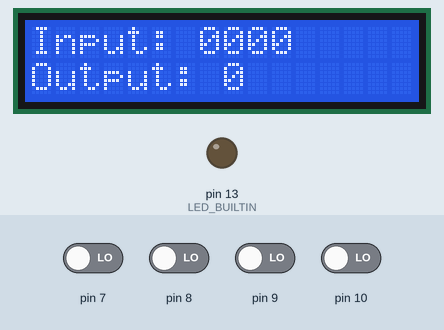
Bench run of a sketch on a simulated Arduino Uno, built with avr-gcc and run on an emulated ATmega328P. Parts: 16×2 character LCD, output pins drawn as LEDs (lit = HIGH). The inputs (shaded band) are chosen by the test bench; at power-on: pin 7–10 LOW.

Above: at 1.2 s.
1.3 s: pin 7 driven HIGH
At 1.9 s:
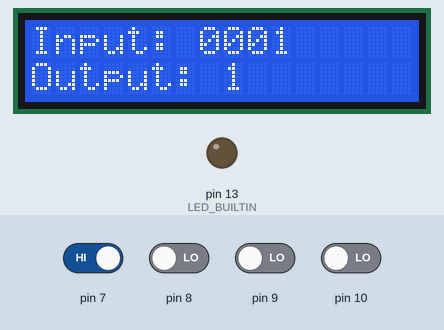
4.3 s: pin 8 driven HIGH
At 5.0 s:
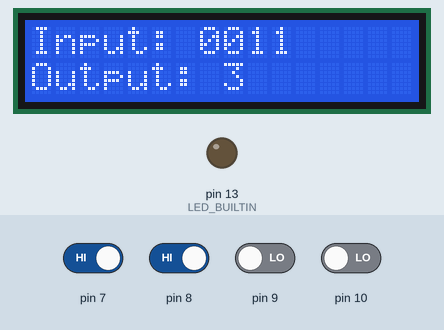
6.1 s: pin 9 driven HIGH
At 6.4 s:
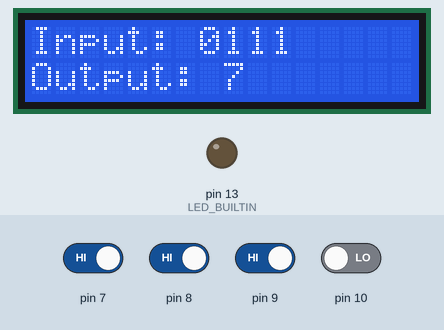
7.6 s: pin 10 driven HIGH
At 8.0 s:
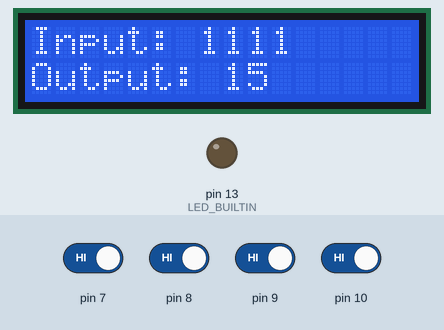
9.1 s: pin 7 driven LOW
At 9.5 s:
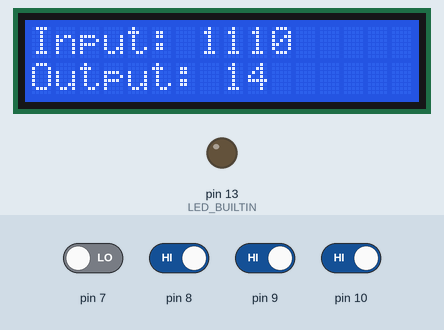
10.6 s: pin 8 driven LOW
At 11.0 s:
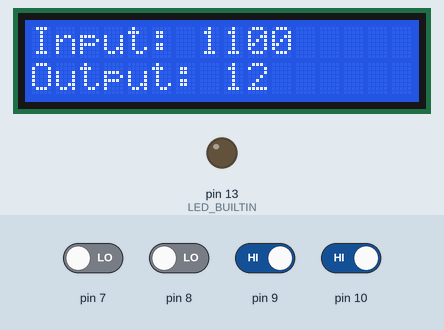
Timing chart, 0 to 13.1 s (numbered marks = the images above; inputs shaded):
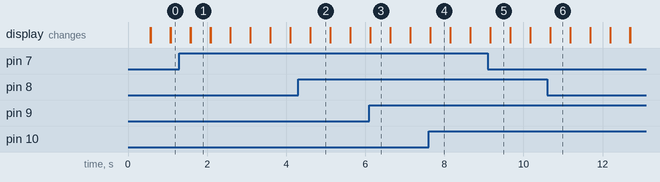

The sketch:

4bitbintodeci.ino
```cpp
#include <LiquidCrystal.h>
//LCD Initialize
const int rs = 12, en = 11, d4 = 5, d5 = 4, d6 = 3, d7 = 2;
LiquidCrystal lcd(rs, en, d4, d5, d6, d7);

void setup()
{
  lcd.begin(16, 2);
  lcd.setCursor(0, 0);
  // Print a message to the LCD.
  pinMode(LED_BUILTIN, OUTPUT);
}

void loop()
{
  lcd.setCursor(0, 0);
  lcd.print("Input: ");
  checkinputt();
  convtobin();
  delay(500);
  lcd.clear();
}

//Checks the switch status and converts it to 4 bit binary
void checkinputt()
{
    if(digitalRead(10)==1)
  {
    lcd.print("1");
  }
  else if(digitalRead(10)==0)
  {
	lcd.print("0");
  }
  if(digitalRead(9)==1)
  {
    lcd.print("1");
  }
  else if(digitalRead(9)==0){
	lcd.print("0");
  }
  if(digitalRead(8)==1)
  {
    lcd.print("1");
  }
  else if(digitalRead(8)==0){
	lcd.print("0");
  }
  if(digitalRead(7)==1)
  {
    lcd.print("1");
  }
  else if(digitalRead(7)==0){
	lcd.print("0");
  }

}
//The logic to convert binary to decimal
void convtobin()
{
 int num = 0;
  	if(digitalRead(10)==1)
    {
     num+=8;
    }
  if(digitalRead(9)==1)
    {
     num+=4;
    }
  if(digitalRead(8)==1)
    {
     num+=2;
    }
  if(digitalRead(7)==1)
    {
     num+=1;
    }
  	lcd.setCursor(0,1);
    lcd.print("Output: ");
	lcd.print(num);
}
```

Measured:
- after the input at 1.3 s, the display: first differs from a run without the input after 0.28 s (image 1)
- after the input at 4.3 s, the display: first differs from a run without the input after 0.31 s (image 2)
- after the input at 6.1 s, the display: first differs from a run without the input at once (image 3)
- after the input at 7.6 s, the display: first differs from a run without the input at once (image 4)
- after the input at 9.1 s, the display: first differs from a run without the input after 0.06 s (image 5)
- after the input at 10.6 s, the display: first differs from a run without the input after 0.08 s (image 6)
- what the display in image 1 shows lasts 0.5 s, from 1.6 s to 2.1 s
